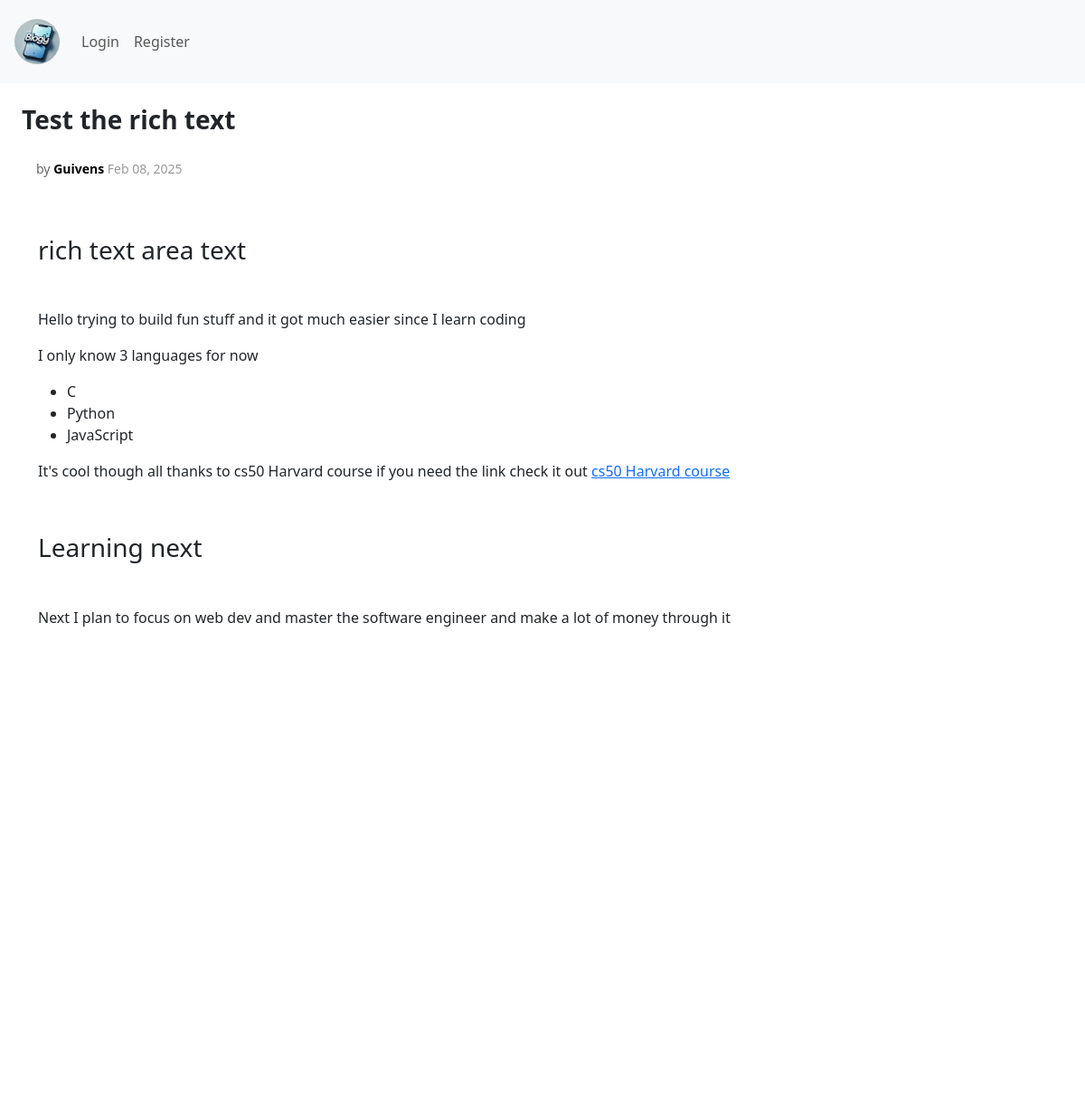
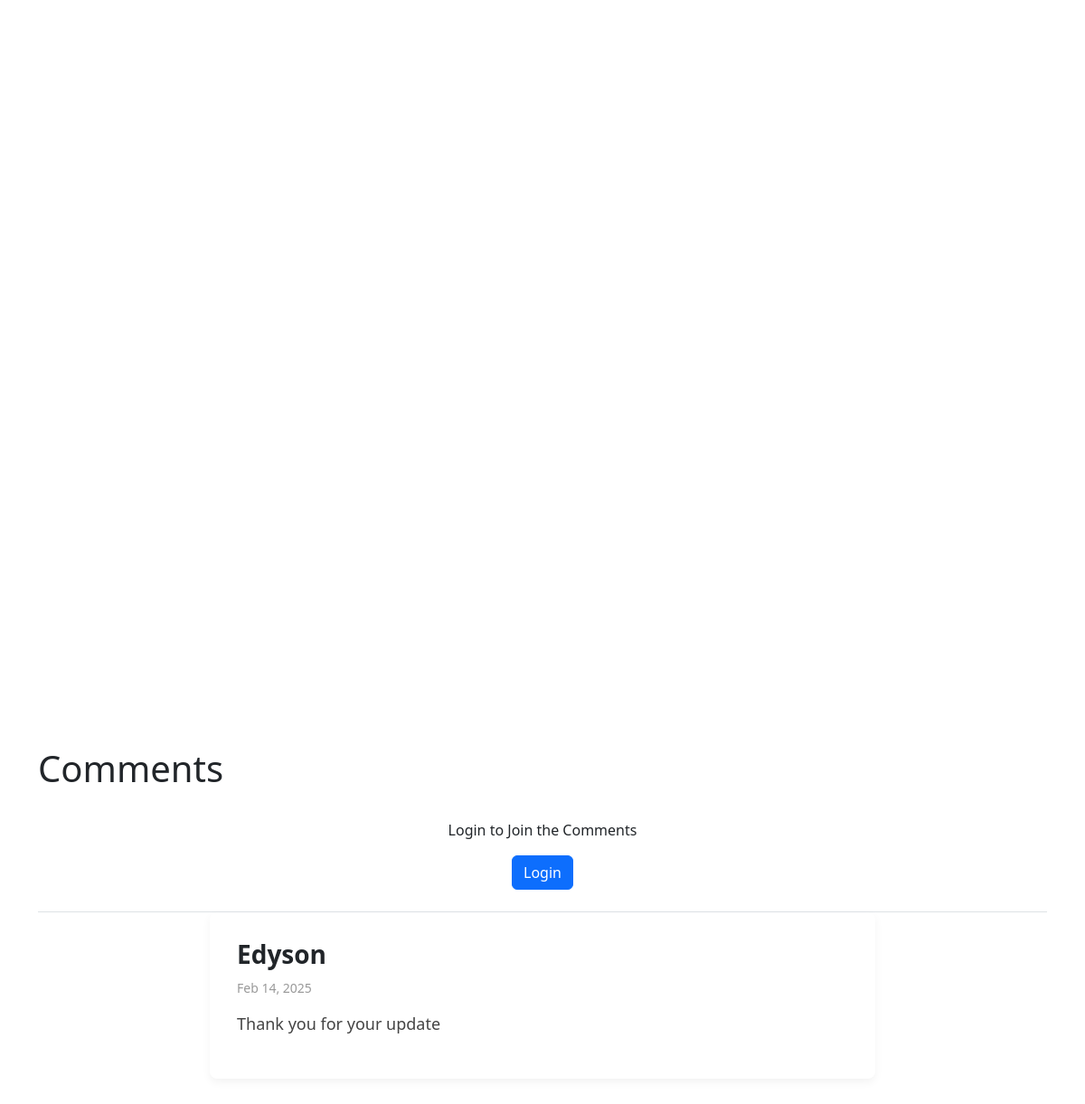
The app's page /article/10 with its own data (2 pictures, top to bottom).
### app/models.py (models this page shows, shortened)
class Article(db.Model):
    id = db.Column(db.Integer, primary_key=True)
    title = db.Column(db.String(120), unique=True, nullable=False)
    content = db.Column(db.Text, nullable=False)
    created_at = db.Column(db.DateTime, default=datetime.utcnow)  # FIXED
    author_id = db.Column(db.Integer, db.ForeignKey('user.id'), nullable=False)  # FIXED
    tags = db.relationship('Tag', secondary=article_tag, back_populates='articles')

class User(db.Model, UserMixin):
    id = db.Column(db.Integer, primary_key=True)
    username = db.Column(db.String(80), unique=True, nullable=False)
    email = db.Column(db.String(120), unique=True, nullable=False)
    hash = db.Column(db.String(256), nullable= False)
    articles = db.relationship('Article', backref='author', lazy=True)
    profile = db.relationship('Profile', backref='user', uselist=False)

class Comment(db.Model):
  id = db.Column(db.Integer, primary_key=True)
  text = db.Column(db.Text, nullable=False)
  created_at = db.Column(db.DateTime, default=datetime.utcnow)
  user_id = db.Column(
     db.Integer,
     db.ForeignKey('user.id'),
     nullable= False
    )
  article_id = db.Column(
     db.Integer,
     db.ForeignKey('article.id'),
     nullable = False
    )
  user = db.relationship('User', backref='comments', lazy= True)
  article = db.Relationship('Article', backref='comments',lazy=True)

### app/routes.py (the view, shortened to what this page needs)
@main_routes.route('/article/<article_id>', methods= ["GET","POST"])
def article_details(article_id):
  if not article_id:
    flash("No Id found", "danger")
    return redirect(url_for('main.article_details'))
  article = Article.query.filter_by(id= int(article_id)).first()
  if not article:
    flash('No article found','dangee')
    return redirect(url_for('main.article-details'))
  return render_template('article-details.html', article=article ,comments= article.comments)

### app/templates/article-details.html (shortened to what this page needs)
{% extends 'base.html' %}
{% block content %}
  {% if article%}
    <div class="d-flex p-4 flex-column ">
      <div class="d-flex flex-row justify-content-between align-items-center">
             <h1 class="article-title">
               {{article.title}}
            </h1>
      </div>
      <div class="d-flex gap-4 flex-row align-items-center m-3">
        <p class="article-meta">by
        <span class="author">
          {{article.author.username | capitalize}}
        </span>
        <span class="date">
          {{ article.created_at.strftime('%b %d, %Y') }}
        </span>
        </p>
      </div>
      <div class="container py-3">
        <p class="article-content">
          {{ article.content | safe }}
        </p>
      </div>
    </div>
<footer class="container py-3">
  <h1>Comments</h1>
  <div class="d-flex w-full justify-content-center flex-column align-items-center border-bottom py-4">
    {% if not current_user.is_authenticated %}
      <p>Login to Join the Comments</p>
      <button class="btn btn-primary" onclick="window.location.href='/login'">Login</button>
    {% endif %}
  </div>
  {% if comments %}
    <div class="row">
      {% for comment in comments %}
        <div class="col-md-8 offset-md-2 mb-4">
          <div class="article-card" data-id="{{ article.id | int }}">
            <h4 class="article-title">{{comment.user.username}}</h4>
            <p class="article-meta">
              <span class="date">{{ comment.created_at.strftime('%b %d, %Y') }}</span>
            </p>
            <p class="article-content">{{ comment.text }}</p>
          </div>
        </div>
      {% endfor %}
    </div>
  {% else %}
    <div class="text-center py-5">
      <p class="no-articles">No comments have been published yet.</p>
    </div>
  {% endif %}
</footer>
  {% endif %}
{% endblock %}

### app/static/css/global.css (style rules this page uses)
body { font-family: 'Georgia', serif; background-color: #f9f9f9; color: #333; }
.article-card { background: white; padding: 30px; border-radius: 8px; box-shadow: 0px 4px 10px rgba(0, 0, 0, 0.05); transition: transform 0.2s ease-in-out; }
.article-title { font-size: 28px; font-weight: bold; margin-bottom: 10px; }
.article-meta { font-size: 14px; color: #666; margin-bottom: 15px; }
.author { font-weight: bold; color: #000; }
.date { color: #999; }
.article-content { font-size: 18px; line-height: 1.6; color: #444; }

### records on screen
Article: title "Test the rich text", created_at "Feb 08, 2025", content "rich text area text Hello trying to build fun stuff and it got much easier since I learn coding I only know 3 languages for now C Python JavaScript It's cool though all thanks to cs50 Harvard course if you need the link check it out cs50 Harvard course Learning next Next I plan to focus on web dev and master the software engineer and make a lot of money through it"
User: author.username "Guivens"
Comment: user.username "Edyson", created_at "Feb 14, 2025", text "Thank you for your update"
